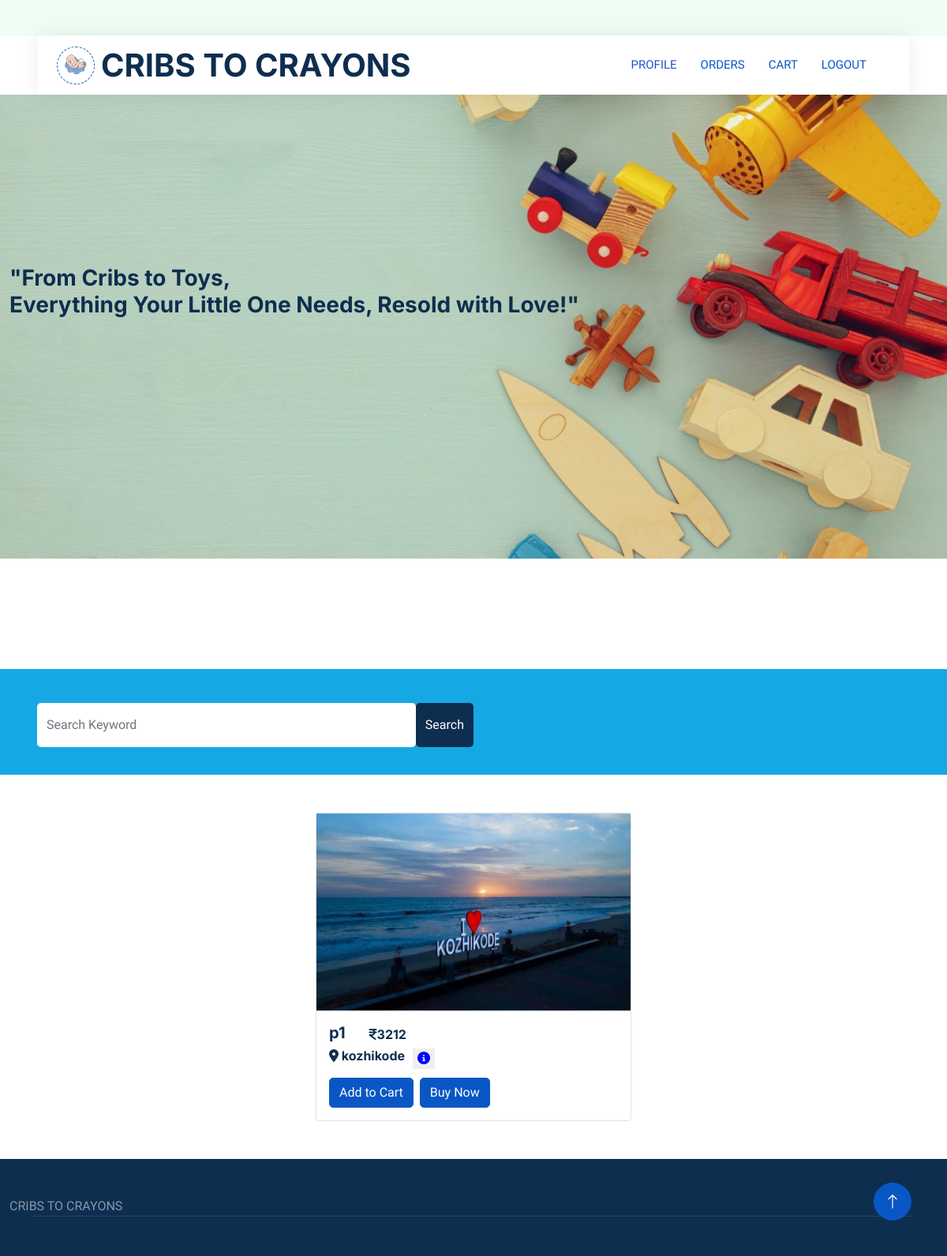
Page /purchase on the earlier database version.
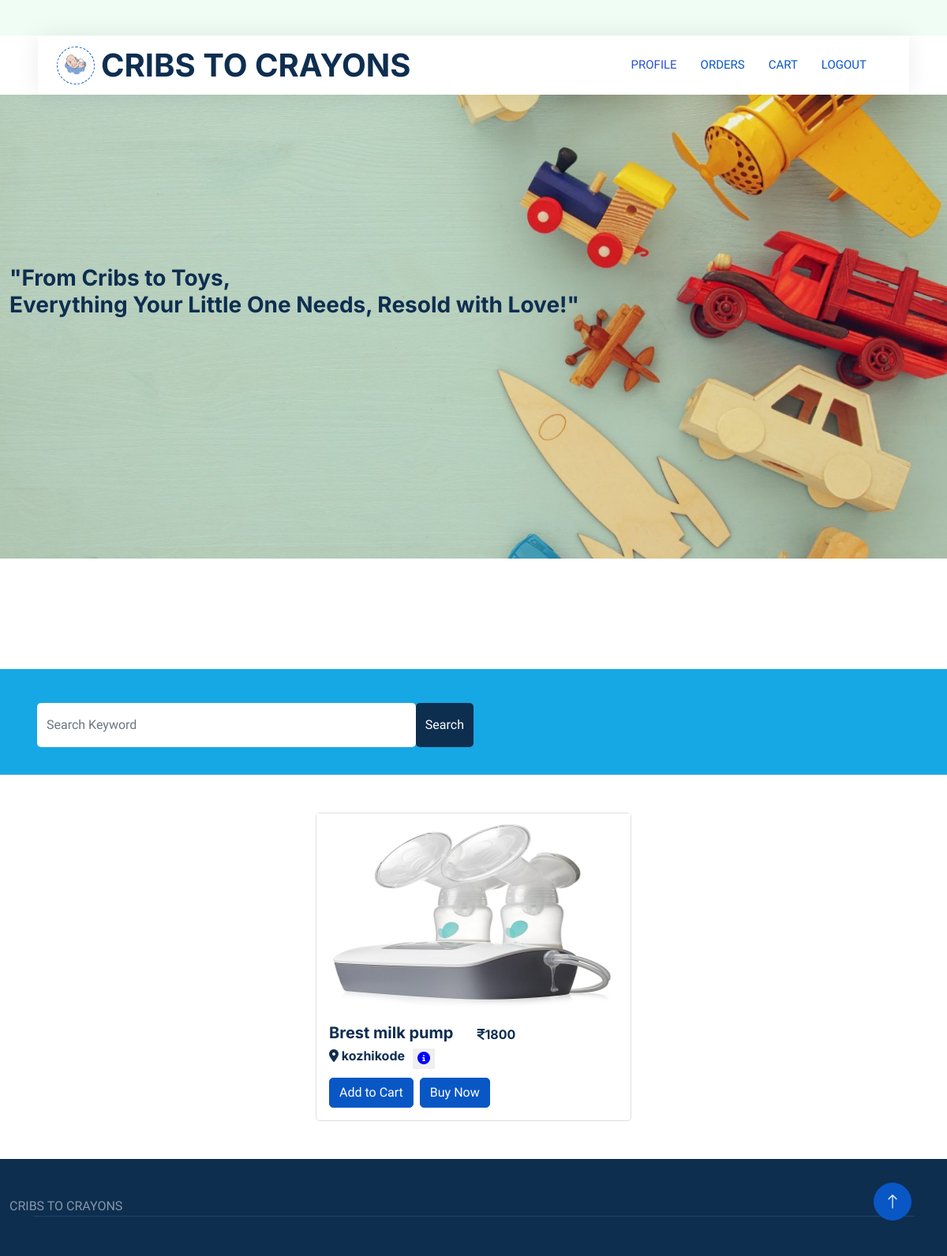
Same page on the later database version.
### app1/models.py (models this page shows)
class Product(models.Model):
    seller_id=models.ForeignKey(Seller,on_delete=models.CASCADE)
    product_name=models.CharField(max_length=30)
    price=models.IntegerField()
    product_details=models.CharField(max_length=100)
    location=models.CharField(max_length=30)
    image1=models.FileField(upload_to='product')
    image2=models.FileField(upload_to='product')
    image3=models.FileField(upload_to='product')

### app1/views.py (the view)
# urls.py: path('purchase',views.purchase,name="purchase"),
def purchase(request):
    available_products = Product.objects.exclude(
        id__in=Productbooking.objects.filter(status='booked').values('product_id')
    )
    context={
        'product':available_products
    }
    return render(request,'Customer/purchase.html',context)

### template/Customer/purchase.html (shortened to what this page needs)
<!DOCTYPE html>
<html lang="en">
{% load static %}
<head>
    <link rel="stylesheet" href="https://cdnjs.cloudflare.com/ajax/libs/font-awesome/6.5.1/css/all.min.css"
 />
    <link href="https://cdnjs.cloudflare.com/ajax/libs/font-awesome/5.10.0/css/all.min.css" rel="stylesheet">
    <link href="https://cdn.jsdelivr.net/npm/bootstrap-icons@1.4.1/font/bootstrap-icons.css" rel="stylesheet">
    <link href="{% static 'js/animate.min.css' %}" rel="stylesheet">
    <link href="{% static 'js/owl.carousel.min.css' %}" rel="stylesheet">
    <link href="{% static 'css/bootstrap.min.css' %}" rel="stylesheet">
    <link href="{% static 'css/style.css' %}" rel="stylesheet">
</head>
<body>
    <div class="container-xxl bg-white p-0">
        <div class="container-fluid nav-bar bg-transparent">
            <nav class="navbar navbar-expand-lg bg-white navbar-light py-0 px-4">
                <a href="" class="navbar-brand d-flex align-items-center text-center">
                    <div class="icon p-2 me-2">
                        <img class="img-fluid" src="{% static 'img/logo.gif' %}" alt="Icon"
                            style="width: 30px; height: 30px;">
                    </div>
                    <h1 class="m-0 ">CRIBS TO CRAYONS</h1>
                </a>
                <div class="collapse navbar-collapse" id="navbarCollapse">
                    <div class="navbar-nav ms-auto">
                        <a href="{% url 'customerprofile'%}" class="nav-item nav-link">PROFILE</a>
                        <a href="{% url 'myorders'%}" class="nav-item nav-link active">ORDERS</a>
                        <a href="{% url 'cart'%}" class="nav-item nav-link active">CART</a>
                        <a href="{% url 'login'%}" class="nav-item nav-link active">LOGOUT</a>
                    </div>
                </div>
            </nav>
        </div>
        <div class="bb">
            <br>
            <br>
            <br>
            <br>
            <br>
            <br>
            <br>
            <br>
            <br>
            <div class="container-fluid">
                <h3>
                    "From Cribs to Toys, <br>
                    Everything Your Little One Needs, Resold with Love!"<br>
                    <br>
                    <br>
                    <br>
                    <br>
                    <br>
                    <br>
                    <br>
                    <br>
                    <br>
                    <br>
                    <br>
                    <br>
                    <br>
                </h3>
            </div>
        </div>
        <div class="container-fluid bg-primary mb-5 wow fadeIn" data-wow-delay="0.1s" style="padding: 35px;">
            <div class="container">
                <div class="row g-2">
                    <form method="get" action="{% url 'productsearch'%}">
                        <div class=" col-md-6 d-flex ">
                            <input type="text" class="form-control border-0 py-3" placeholder="Search Keyword"
                                name="search">
                            <div>
                                <button class="btn btn-dark border-0 w-100 py-3">Search</button>
                            </div>
                        </div>
                    </form>
                </div>
            </div>
        </div>
        <div class="d-flex justify-content-around w-100 gap-5 flex-wrap">
            {% for i in product %}
            <div class="card" style="width: 25rem;">
                <div class="owl-carousel header-carousel">
                    <div class="owl-carousel-item">
                        <img class="" src="{{ i.image1.url }}" alt="" height="250px">
                    </div>
                </div>
                <div class="card-body">
                    <div class="qq">
                        <div>
                    <h5 class="card-title">{{ i.product_name }}</h5>
                </div>
                <div class="ff">
                    <h6 class="card-title"><i class="fa-solid fa-indian-rupee-sign"></i>{{ i.price }}</h6>
                </div>
            </div>
                    <div class="nn">
                        <div>
                    <h6 class="card-title"><i class="fa-solid fa-location-dot"></i>  {{ i.location }}</h6>
                </div>
                <div class="mm">
                    <button onclick="handledetails()" style="border: none;"><i class="fa-solid fa-circle-info vv"></i></button>
                </div>
            </div>
                    <div class="d-flex gap-2 xx">
                        <a href="{% url 'addtocart' id=i.id %}" class="btn btn-primary">Add to Cart</a>
                        <a href="{% url 'productbooking' id=i.id %}" class="btn btn-primary">Buy Now</a>
                    </div>
                </div>
            </div>
            {% endfor %}
        </div>
        <div class="container-fluid bg-dark text-white-50 footer pt-5 mt-5 wow fadeIn" data-wow-delay="0.1s">
            CRIBS TO CRAYONS
            <div class="container">
                <div class="copyright">
                </div>
            </div>
        </div>
        <a href="#" class="btn btn-lg btn-primary btn-lg-square back-to-top"><i class="bi bi-arrow-up"></i></a>
    </div>
</body>
</html>

### static/css/style.css (style rules this page uses)
:root { --primary: #0957c5; --secondary: #2264ff; --light: #EFFDF5; --dark: #2551d3; }
.back-to-top { position: fixed; display: none; right: 45px; bottom: 45px; z-index: 99; }
.btn { transition: .5s; }
.btn.btn-primary, .btn.btn-secondary { color: #FFFFFF; }
.btn-lg-square { width: 48px; height: 48px; }
.btn-square, .btn-sm-square, .btn-lg-square { padding: 0; display: flex; align-items: center; justify-content: center; font-weight: normal; border-radius: 50px; }
.nav-bar { position: relative; margin-top: 45px; padding: 0 3rem; transition: .5s; z-index: 9999; }
.navbar { box-shadow: 0 0 30px rgba(0, 0, 0, .08); }
.navbar-light .navbar-nav .nav-link { margin-right: 30px; padding: 25px 0; color: #5288e0; font-size: 15px; text-transform: uppercase; outline: none; }
.navbar-light .navbar-nav .nav-link:hover, .navbar-light .navbar-nav .nav-link.active { color: var(--primary); }
.navbar-light .navbar-brand { height: 75px; }
.navbar-light .navbar-nav .nav-link { color: var(--dark); font-weight: 500; }
.icon { padding: 15px; display: inline-flex; align-items: center; justify-content: center; background: #FFFFFF !important; border-radius: 50px; border: 1px dashed var(--primary) !important; }
.footer .copyright { padding: 25px 0; font-size: 15px; border-top: 1px solid rgba(256, 256, 256, .1); }

Differences in the rows shown:
removed Product: image1 (picture), product_name "p1", price "3212", location "kozhikode"
added Product: image1 (picture), product_name "Brest milk pump", price "1800", location "kozhikode"
